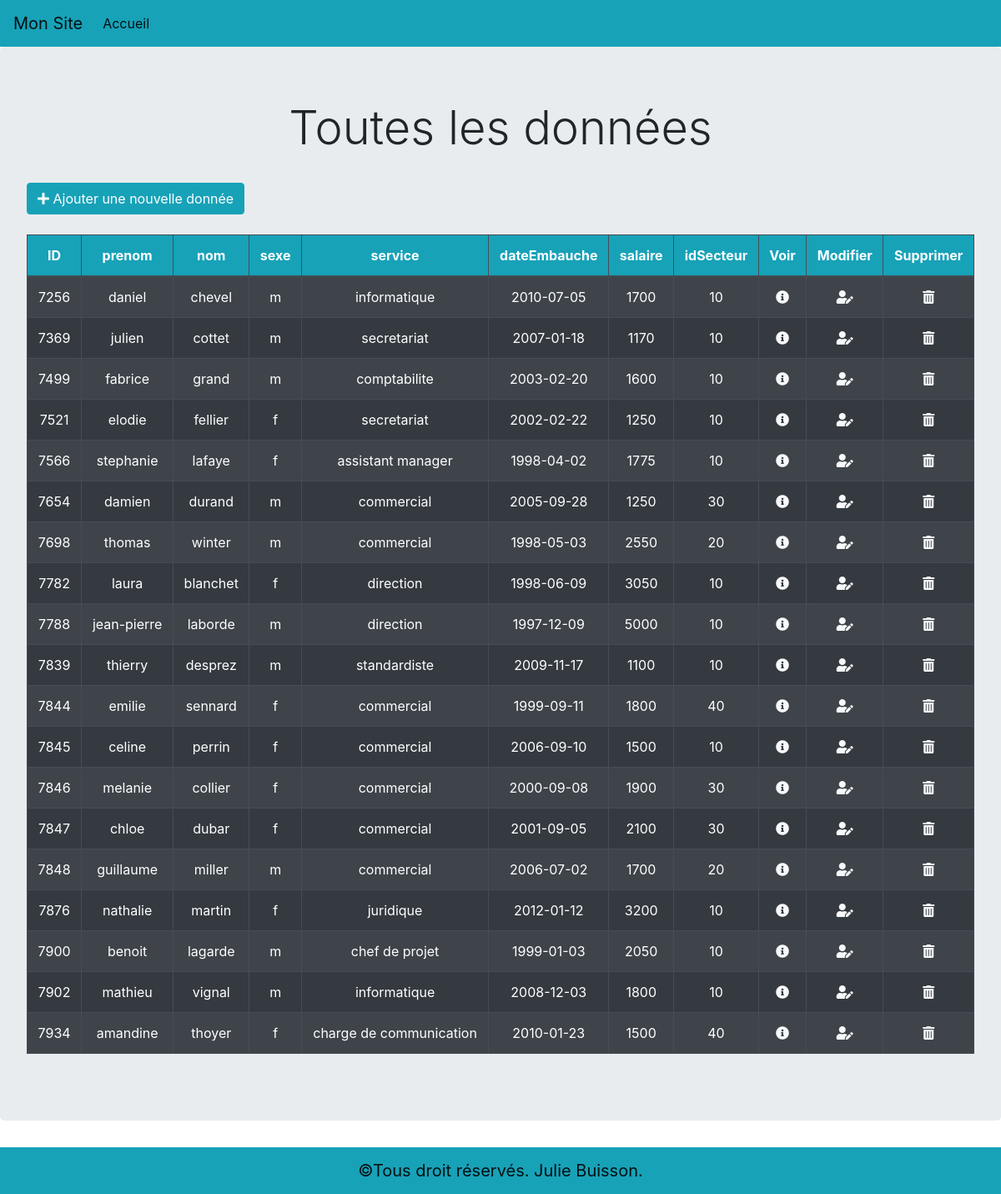
Page /view/projet/CRUD/index.php on the committed database.
### tables this page shows
CREATE TABLE employe (
  idEmploye int(4) NOT NULL  auto_increment,
  prenom varchar(20) default NULL,
  nom varchar(20) default NULL,
  sexe enum('m','f') NOT NULL,
  service varchar(30) default NULL,
  dateEmbauche date default NULL,
  salaire float default NULL,
  idSecteur int(2) NOT NULL,
  PRIMARY KEY  (idEmploye)
);

### view/projet/CRUD/controller/Controller.php (called while the page is built, shortened)
<?php
class Controller
{
    private $db;
    public function __construct()
    {
        $this->db = new \model\EntityRepository;
    }
    public function handlerRequest()
    {
        $op = isset($_GET['op']) ? $_GET['op'] : NULL;
        try
        {
            if($op == 'add' || $op == 'update') $this->save($op);
            elseif($op == 'select') $this->select($op);
            elseif($op == 'delete') $this->delete($op);
            else $this->selectAll();
        }
        catch(Exception $e)
        {
            throw new Exception($e->getMessage());
        }
    }
    public function selectAll()
    {
        $this->render("layout.php", "donnees.php", array(
            "title"=>"Toutes les données",
            "donnees"=>$this->db->selectAll(),
            "fields"=>$this->db->getFields(),
            "id" => "id" . ucfirst($this->db->table)
        ));
    }
    public function render($layout, $template, $parameters = array())
    {
        extract($parameters);
        require "view/$template";
        return ob_end_flush();
    }
}

### view/projet/CRUD/index.php (called while the page is built, shortened)
<?php
$controller = new Controller\Controller;
$controller->handlerRequest();

### view/projet/CRUD/model/EntityRepository.php (called while the page is built, shortened)
<?php
class EntityRepository
{
    private $db;
    public $table;
    public function getDb()
    {
        if(!$this->db)
        {
            try
            {
                $xml = simplexml_load_file("app/config.xml");
                $this->table = $xml->table;
                try
                {
                    $this->db = new \PDO("mysql:dbname=" . $xml->db . ";host=" . $xml->host, $xml->user, $xml->password, array(\PDO::ATTR_ERRMODE => \PDO::ERRMODE_EXCEPTION));
                }
                catch(\PDOException $e)
                {
                    die("La connexion à la base de données a échoué : " . $e->getMessage());
                }
            }
            catch(\PDOException $e)
            {
                die("Problème de fichier XML manquant");
            }
        }
        return $this->db;
    }
    public function getFields()
    {
        $q = $this->getDb()->query("DESC " . $this->table);
        $r = $q->fetchALL(\PDO::FETCH_ASSOC);
        return array_splice($r, 1);
    }
    public function selectAll()
    {
        $q = $this->getDb()->query("SELECT * FROM " . $this->table);
        $r = $q->fetchAll(\PDO::FETCH_ASSOC);
        return $r;
    }
}

### view/projet/CRUD/view/donnees.php (the view, shortened to what this page needs)
<br>
<div><a href="?op=add" class="btn btn-info btn-large"><i class="fas fa-plus"></i> Ajouter une nouvelle donnée</a></div>
<br>
<table class="table table-bordered text-center table-striped table-dark">
    <thead class="thead bg-info"><tr>
        <th>ID</th>
    <?php
        foreach($fields as $key => $value):
    ?>
        <?php if($key != 7):
            echo "<th>" . $value['Field'] . "</th>";  ?>
    <?php
            endif;
        endforeach;
    ?>
    <th>Voir</th>
    <th>Modifier</th>
    <th>Supprimer</th>
    </tr></thead>
    <?php
        foreach($donnees as $value):
    ?>
    <tr>
        <?php foreach($value as $key => $info):
            if($key != 'avatar'):
        ?>
        <td><?= $info ?></td>
        <?php
                endif;
            endforeach;
        ?>
        <td><a href="?op=select&id=<?= $value[$id] ?>" class="text-light"><i class="fas fa-info-circle"></i></a></td>
        <td><a href="?op=update&id=<?= $value[$id] ?>" class="text-light"><i class="fas fa-user-edit"></i></a></td>
        <td><a href="?op=delete&id=<?= $value[$id] ?>" class="text-light"><i class="fas fa-trash-alt"></i></a></td>
    </tr>
    <?php
        endforeach;
    ?>
</table>

### rows in the picture
employe: idEmploye "7256", prenom "daniel", nom "chevel", sexe "m", service "informatique", dateEmbauche "2010-07-05", salaire "1700", idSecteur "10"
employe: idEmploye "7369", prenom "julien", nom "cottet", sexe "m", service "secretariat", dateEmbauche "2007-01-18", salaire "1170", idSecteur "10"
employe: idEmploye "7499", prenom "fabrice", nom "grand", sexe "m", service "comptabilite", dateEmbauche "2003-02-20", salaire "1600", idSecteur "10"
employe: idEmploye "7521", prenom "elodie", nom "fellier", sexe "f", service "secretariat", dateEmbauche "2002-02-22", salaire "1250", idSecteur "10"
employe: idEmploye "7566", prenom "stephanie", nom "lafaye", sexe "f", service "assistant manager", dateEmbauche "1998-04-02", salaire "1775", idSecteur "10"
employe: idEmploye "7654", prenom "damien", nom "durand", sexe "m", service "commercial", dateEmbauche "2005-09-28", salaire "1250", idSecteur "30"
employe: idEmploye "7698", prenom "thomas", nom "winter", sexe "m", service "commercial", dateEmbauche "1998-05-03", salaire "2550", idSecteur "20"
employe: idEmploye "7782", prenom "laura", nom "blanchet", sexe "f", service "direction", dateEmbauche "1998-06-09", salaire "3050", idSecteur "10"
employe: idEmploye "7788", prenom "jean-pierre", nom "laborde", sexe "m", service "direction", dateEmbauche "1997-12-09", salaire "5000", idSecteur "10"
employe: idEmploye "7839", prenom "thierry", nom "desprez", sexe "m", service "standardiste", dateEmbauche "2009-11-17", salaire "1100", idSecteur "10"
employe: idEmploye "7844", prenom "emilie", nom "sennard", sexe "f", service "commercial", dateEmbauche "1999-09-11", salaire "1800", idSecteur "40"
employe: idEmploye "7845", prenom "celine", nom "perrin", sexe "f", service "commercial", dateEmbauche "2006-09-10", salaire "1500", idSecteur "10"
employe: idEmploye "7846", prenom "melanie", nom "collier", sexe "f", service "commercial", dateEmbauche "2000-09-08", salaire "1900", idSecteur "30"
employe: idEmploye "7847", prenom "chloe", nom "dubar", sexe "f", service "commercial", dateEmbauche "2001-09-05", salaire "2100", idSecteur "30"
employe: idEmploye "7848", prenom "guillaume", nom "miller", sexe "m", service "commercial", dateEmbauche "2006-07-02", salaire "1700", idSecteur "20"
employe: idEmploye "7876", prenom "nathalie", nom "martin", sexe "f", service "juridique", dateEmbauche "2012-01-12", salaire "3200", idSecteur "10"
employe: idEmploye "7900", prenom "benoit", nom "lagarde", sexe "m", service "chef de projet", dateEmbauche "1999-01-03", salaire "2050", idSecteur "10"
employe: idEmploye "7902", prenom "mathieu", nom "vignal", sexe "m", service "informatique", dateEmbauche "2008-12-03", salaire "1800", idSecteur "10"
employe: idEmploye "7934", prenom "amandine", nom "thoyer", sexe "f", service "charge de communication", dateEmbauche "2010-01-23", salaire "1500", idSecteur "40"

### other values in the picture
$title "Toutes les données"
$value['Field'] "prenom"
$value['Field'] "nom"
$value['Field'] "sexe"
$value['Field'] "service"
$value['Field'] "dateEmbauche"
$value['Field'] "salaire"
$value['Field'] "idSecteur"
